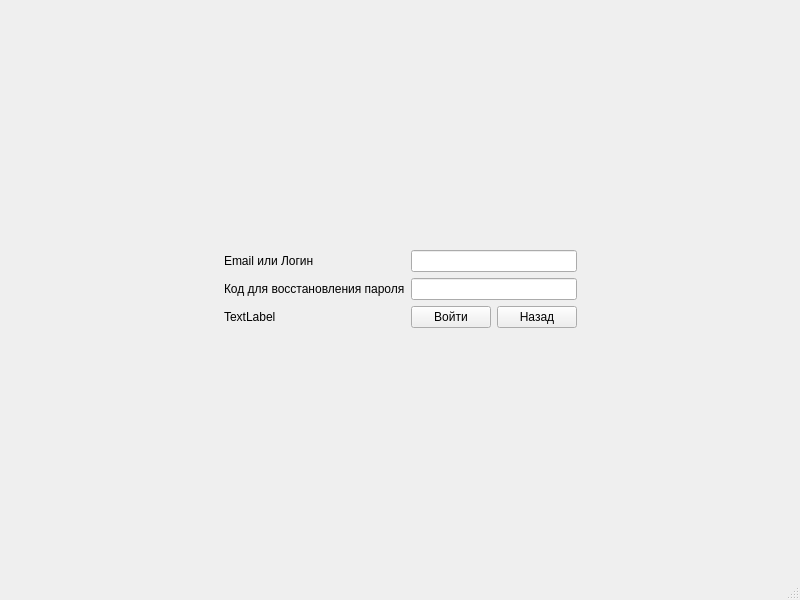
<?xml version="1.0" encoding="UTF-8"?>
<ui version="4.0">
 <class>MainWindow_Password</class>
 <widget class="QMainWindow" name="MainWindow_Password">
  <property name="geometry">
   <rect>
    <x>0</x>
    <y>0</y>
    <width>800</width>
    <height>600</height>
   </rect>
  </property>
  <property name="windowTitle">
   <string>MainWindow</string>
  </property>
  <property name="styleSheet">
   <string notr="true">background-image: url(:/images/biblio.jpg);</string>
  </property>
  <widget class="QWidget" name="centralwidget">
   <layout class="QGridLayout" name="gridLayout">
    <item row="2" column="1">
     <spacer name="verticalSpacer">
      <property name="orientation">
       <enum>Qt::Vertical</enum>
      </property>
      <property name="sizeHint" stdset="0">
       <size>
        <width>20</width>
        <height>40</height>
       </size>
      </property>
     </spacer>
    </item>
    <item row="0" column="1">
     <spacer name="verticalSpacer_2">
      <property name="orientation">
       <enum>Qt::Vertical</enum>
      </property>
      <property name="sizeHint" stdset="0">
       <size>
        <width>20</width>
        <height>40</height>
       </size>
      </property>
     </spacer>
    </item>
    <item row="1" column="0">
     <spacer name="horizontalSpacer_2">
      <property name="orientation">
       <enum>Qt::Horizontal</enum>
      </property>
      <property name="sizeHint" stdset="0">
       <size>
        <width>40</width>
        <height>20</height>
       </size>
      </property>
     </spacer>
    </item>
    <item row="1" column="2">
     <spacer name="horizontalSpacer_3">
      <property name="orientation">
       <enum>Qt::Horizontal</enum>
      </property>
      <property name="sizeHint" stdset="0">
       <size>
        <width>40</width>
        <height>20</height>
       </size>
      </property>
     </spacer>
    </item>
    <item row="1" column="1">
     <widget class="QWidget" name="" native="true">
      <layout class="QFormLayout" name="formLayout">
       <item row="0" column="0">
        <widget class="QLabel" name="label">
         <property name="text">
          <string>Email или Логин</string>
         </property>
        </widget>
       </item>
       <item row="0" column="1">
        <widget class="QLineEdit" name="EmailorL"/>
       </item>
       <item row="1" column="0">
        <widget class="QLabel" name="Code_1">
         <property name="text">
          <string>Код для восстановления пароля</string>
         </property>
        </widget>
       </item>
       <item row="1" column="1">
        <widget class="QLineEdit" name="Code"/>
       </item>
       <item row="2" column="1">
        <layout class="QHBoxLayout" name="horizontalLayout">
         <item>
          <widget class="QPushButton" name="btn_EnterP">
           <property name="text">
            <string>Войти</string>
           </property>
          </widget>
         </item>
         <item>
          <widget class="QPushButton" name="btn_Back">
           <property name="text">
            <string>Назад</string>
           </property>
          </widget>
         </item>
        </layout>
       </item>
       <item row="2" column="0">
        <widget class="QLabel" name="label_2">
         <property name="text">
          <string>TextLabel</string>
         </property>
        </widget>
       </item>
      </layout>
     </widget>
    </item>
   </layout>
  </widget>
  <widget class="QMenuBar" name="menubar">
   <property name="geometry">
    <rect>
     <x>0</x>
     <y>0</y>
     <width>800</width>
     <height>26</height>
    </rect>
   </property>
  </widget>
  <widget class="QStatusBar" name="statusbar"/>
 </widget>
 <resources/>
 <connections/>
</ui>
